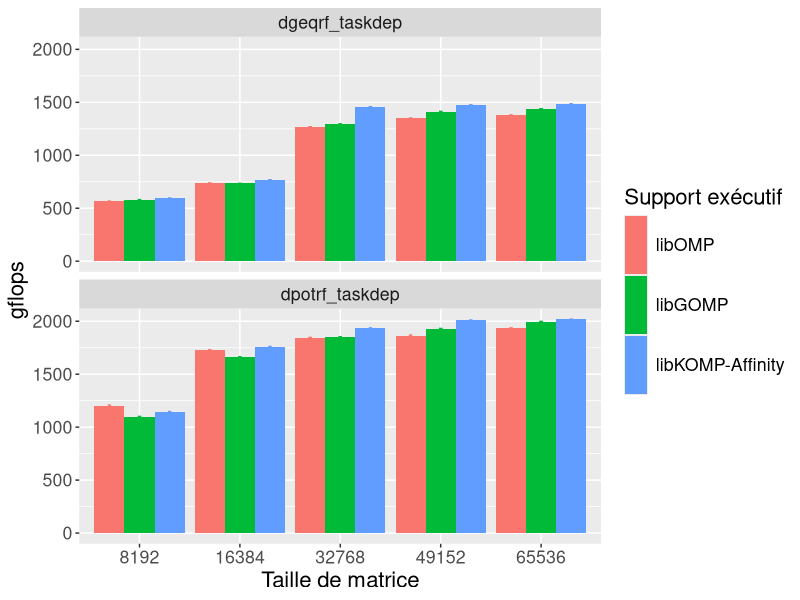

Write the R code that produced this figure.
library(ggplot2)
library(plyr)

wholeframe=read.table("./all_data.dat", header=TRUE)
wholeframe=subset(wholeframe, threads==96)



pdf("graph_details_qr_cholesky_brunch.pdf", width = 10, height=10)

levels(wholeframe$Exp) <- c("QR", "Cholesky")

myplot = ggplot(wholeframe, aes(x=factor(size), y = gflops, fill=runtime))
myplot = myplot + geom_bar(stat="identity", position=position_dodge())
myplot = myplot + geom_errorbar(position=position_dodge(0.9), aes(color=runtime, ymin=gflops-(2*std/iterations), ymax=gflops+(2*std/iterations), width=.1))
myplot = myplot + facet_wrap(~Exp, ncol=1)
myplot = myplot + theme(legend.position="right", text=element_text(size=16))
myplot = myplot + scale_x_discrete(name="Taille de matrice")
#myplot = myplot + scale_color_grey()
#myplot = myplot + ggtitle("Cholesky and QR performances for multiple sizes\n")
myplot = myplot + scale_fill_discrete(name="Support exécutif", labels=c("libOMP", "libGOMP", "libKOMP-Affinity"))
myplot = myplot + guides(fill=guide_legend(nrow=3, byrow=TRUE, keyheight=3), color=FALSE)



print(myplot)
dev.off()
